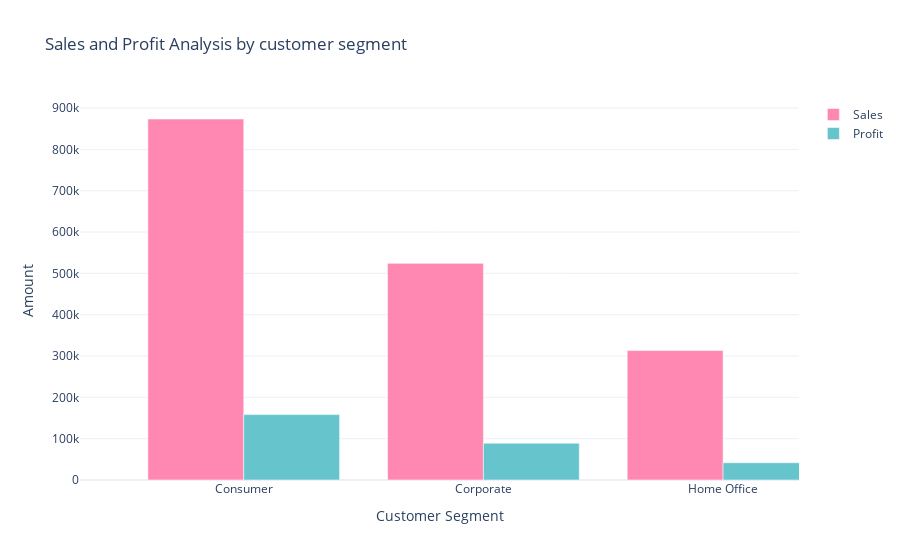

Notebook source saved alongside this figure:
### Code cell
sales_profit_by_segment=data.groupby('Segment').agg({'Sales': 'sum','Profit' : 'sum'}).reset_index()
print(sales_profit_by_segment)
fig=go.Figure()
color_palette=colors.qualitative.Pastel
fig.add_trace(go.Bar(x=sales_profit_by_segment['Segment'],
             y=sales_profit_by_segment['Sales'],
                     name='Sales',
                     marker_color=color_palette[6]))
                     
             
fig.add_trace(go.Bar(x=sales_profit_by_segment['Segment'],
                    y=sales_profit_by_segment['Profit'],
                    name='Profit',
                    marker_color=color_palette[0]))
fig.update_layout(title='Sales and Profit Analysis by customer segment',xaxis_title="Customer Segment",yaxis_title="Amount")
fig.show()

### Figure 1 — Plotly figure (JSON) as saved in the notebook; plotly's stock layout.template omitted (floating-point values rounded to 4 significant figures)
{"data": [{"marker": {"color": "rgb(254, 136, 177)"}, "name": "Sales", "type": "bar", "x": ["Consumer", "Corporate", "Home Office"], "y": [873500.0, 524300.0, 313172]}, {"marker": {"color": "rgb(102, 197, 204)"}, "name": "Profit", "type": "bar", "x": ["Consumer", "Corporate", "Home Office"], "y": [158200.0, 88900.0, 41790.0]}], "layout": {"autosize": true, "title": {"text": "Sales and Profit Analysis by customer segment"}, "xaxis": {"autorange": false, "range": [-0.6832, 2.317], "title": {"text": "Customer Segment"}, "type": "category"}, "yaxis": {"autorange": true, "range": [0, 919500.0], "title": {"text": "Amount"}, "type": "linear"}}}
